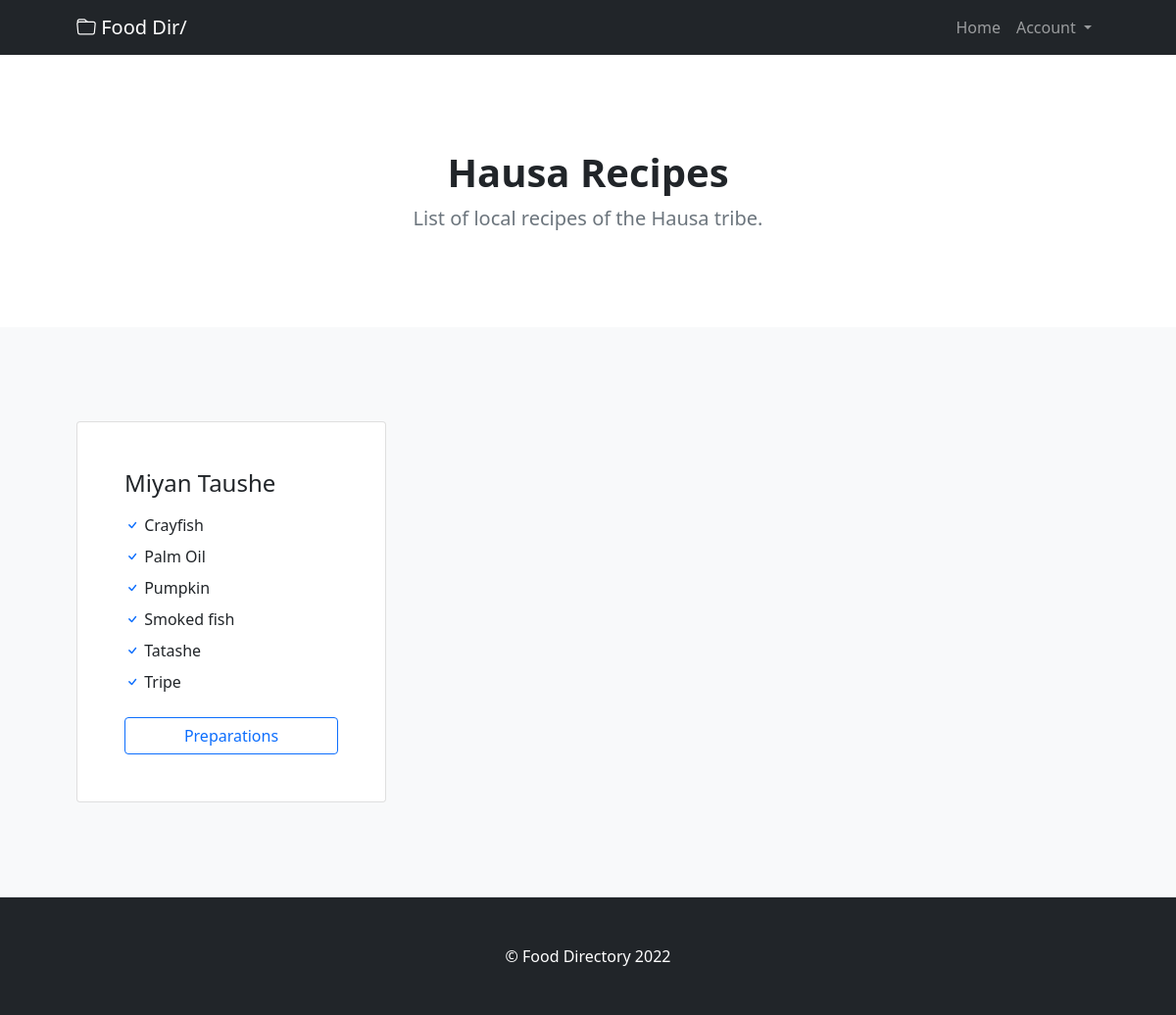
Screenshot of /tribe/hausa/ with the database file from the repository.
### recipe/models.py (models this page shows, shortened)
class Tribe(models.Model):
    name = models.CharField(max_length=50)
    slug = models.SlugField(max_length=50)
    description = models.TextField()
    created = models.DateTimeField(auto_now_add=True)
    updated = models.DateTimeField(auto_now=True)
    class Meta:
        ordering = ['name']
    def __str__(self):
        return self.name

class Recipe(models.Model):
    BREAKFAST = 'B'
    LUNCH = 'L'
    DINNER = 'D'
    MEAL_PERIOD_CHOICES = (
        (BREAKFAST, 'Breakfast'),
        (LUNCH, 'Lunch'),
        (DINNER, 'Dinner'),
    )
    name = models.CharField(max_length=100)
    slug = models.SlugField(max_length=100)
    tribe = models.ForeignKey(Tribe, on_delete=models.CASCADE)
    description = models.TextField()
    cooking_time = models.CharField(max_length=20)
    preparation_time = models.CharField(max_length=20)
    meal_period = models.CharField(
        max_length=10,
        choices=MEAL_PERIOD_CHOICES)
    servings = models.PositiveIntegerField()
    image = models.ImageField(upload_to='recipes')
    image_caption = models.CharField(max_length=100)
    video = models.FileField(upload_to='videos/')
    created = models.DateTimeField(auto_now_add=True)
    updated = models.DateTimeField(auto_now=True)
    class Meta:
        ordering = ['name']
    def get_absolute_url(self):
        return reverse('recipe:detail', kwargs={'slug': self.slug})

class Ingredient(models.Model):
    name = models.CharField(max_length=50)
    recipe = models.ForeignKey(Recipe,
                               on_delete=models.CASCADE,
                               related_name='ingredients')
    class Meta:
        ordering = ['name']

### recipe/views.py (the view)
# urls.py: path('tribe/<slug:slug>/', tribe, name='tribe'),
def tribe(request, slug):
    tribe = get_object_or_404(Tribe, slug=slug)
    recipes = Recipe.objects.filter(tribe=tribe)
    recipes = mk_paginator(request, recipes, 2)
    template = 'recipe/tribe.html'
    context = {
        'tribe': tribe,
        'recipes': recipes,
    }
    return render(request, template, context)

### recipe/views.py (called while the page is built)
def mk_paginator(request, items, num_items):
    paginator = Paginator(items, num_items)
    page = request.GET.get('page', 1)
    try:
        items = paginator.page(page)
    except PageNotAnInteger:
        items = paginator.page(1)
    except EmptyPage:
        items = paginator.page(paginator.num_pages)
    return items

### templates/recipe/tribe.html (shortened to what this page needs)
{% extends "base.html" %}
{% block content %}
<section class="py-5">
    <div class="container px-5 my-5">
        <div class="text-center mb-5">
            <h1 class="fw-bolder">{{ tribe }} Recipes</h1>
            <p class="lead fw-normal text-muted mb-0">List of local recipes of the {{ tribe }} tribe.</p>
        </div>
    </div>
</section>
<section class="bg-light py-5 border-bottom">
    <div class="container px-5 my-5">
        <div class="row gx-5 mb-4">
        	{% for recipe in recipes %}
            <div class="col-lg-4">
                <div class="card mb-5 mb-xl-0">
                    <div class="card-body p-5">
                        <div class="mb-3">
                        	<h4>{{ recipe.name }}</h4>
                        </div>
                        <ul class="list-unstyled mb-4">
                        	{% for ingredient in recipe.ingredients.all %}
                            <li class="mb-2">
                                <i class="bi bi-check text-primary"></i>
                                {{ ingredient.name }}
                            </li>
                            {% endfor %}
                        </ul>
                        <div class="d-grid"><a class="btn btn-outline-primary" href="{{ recipe.get_absolute_url }}">Preparations</a></div>
                    </div>
                </div>
            </div>
            {% endfor %}
        </div>
    </div>
</section>
{% endblock content %}

### rows the page displays
Tribe: name "Hausa"
Recipe: name "Miyan Taushe"
Ingredient: name "Crayfish"
Ingredient: name "Palm Oil"
Ingredient: name "Pumpkin"
Ingredient: name "Smoked fish"
Ingredient: name "Tatashe"
Ingredient: name "Tripe"
